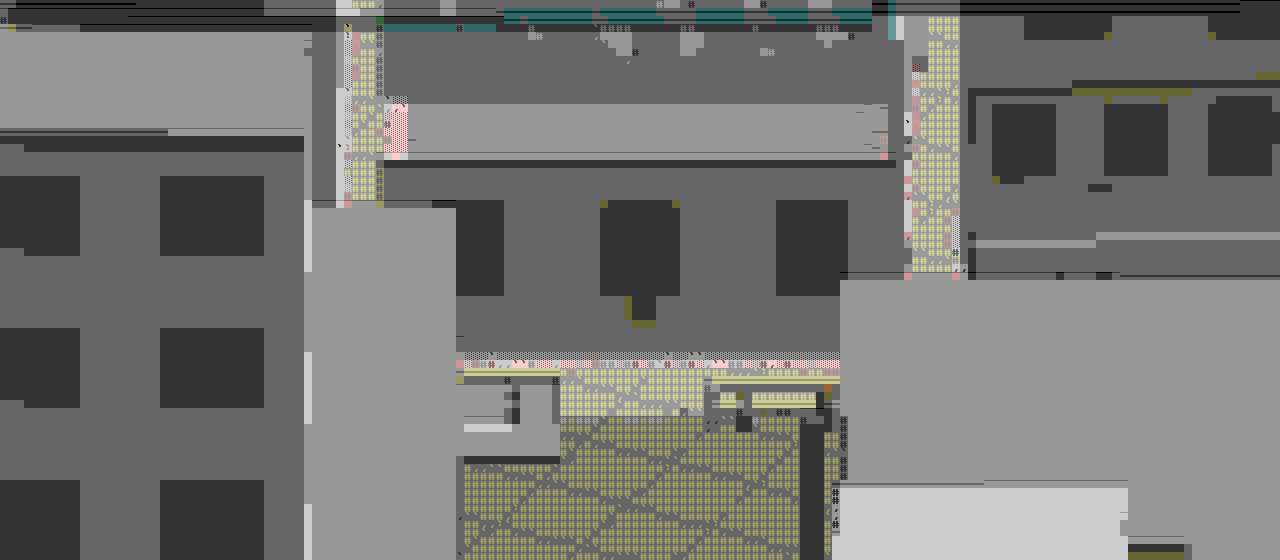
#> input picture numabe/artifacts/experiments/fl4876_manual_world/facade_capture_checks/base_a_s4_up.png, 5120 x 2240 px (shown at 1/4 size)
$ python sample.py facade_capture_checks/base_a_s4_up.png
#> lines starting #> are read from the running program, lines starting #| are printed output that depends on the picture
"""sample.py IMAGE x,y[,r] ... -- measuring tool only: mean RGB of a (2r+1)^2 pixel patch at each
point the person chose (coordinates in the 1024x512 panorama). Prints one line per point."""
import sys
from PIL import Image
im = Image.open(sys.argv[1]).convert("RGB").resize((1024, 512))
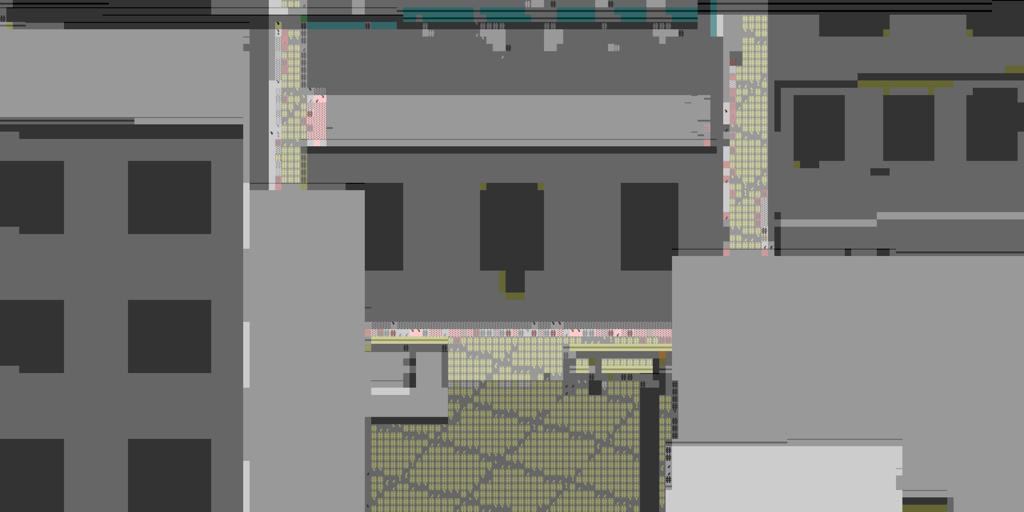
#> im: PIL image 1024x512 RGB; mean R, G, B 117.6, 117.7, 115.3
px = im.load()
for arg in sys.argv[2:]:
    v = [int(t) for t in arg.split(",")]
    x, y, r = v[0], v[1], (v[2] if len(v) > 2 else 3)
    acc = [0, 0, 0]; n = 0
    for yy in range(max(0, y - r), min(511, y + r) + 1):
        for xx in range(max(0, x - r), min(1023, x + r) + 1):
            c = px[xx, yy]; acc = [a + b for a, b in zip(acc, c)]; n += 1
    print("%4d,%-4d rgb %3d %3d %3d" % (x, y, *(round(a / n) for a in acc)))

$ run again, on numabe/artifacts/experiments/fl4876_manual_world/facade_capture_checks/lawson_crop.png
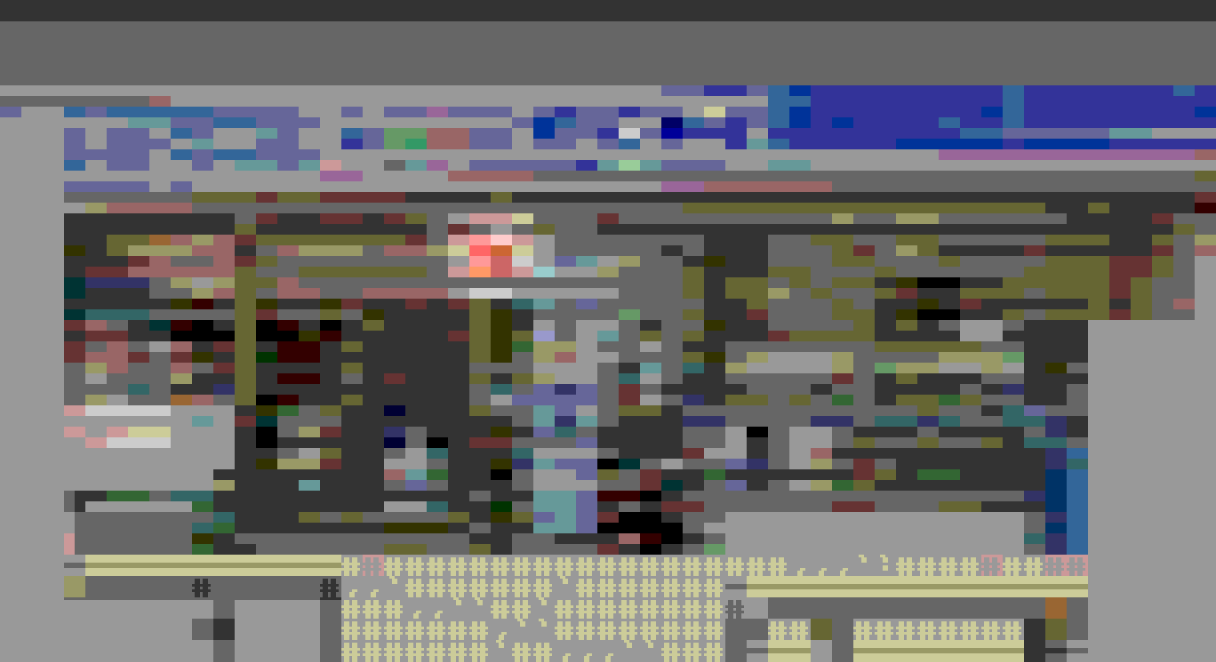
#> input picture numabe/artifacts/experiments/fl4876_manual_world/facade_capture_checks/lawson_crop.png, 3648 x 1984 px (shown at 1/3 size)
#> `im = Image.open(sys.argv[1]).convert("RGB").resize((1024, 512))`:
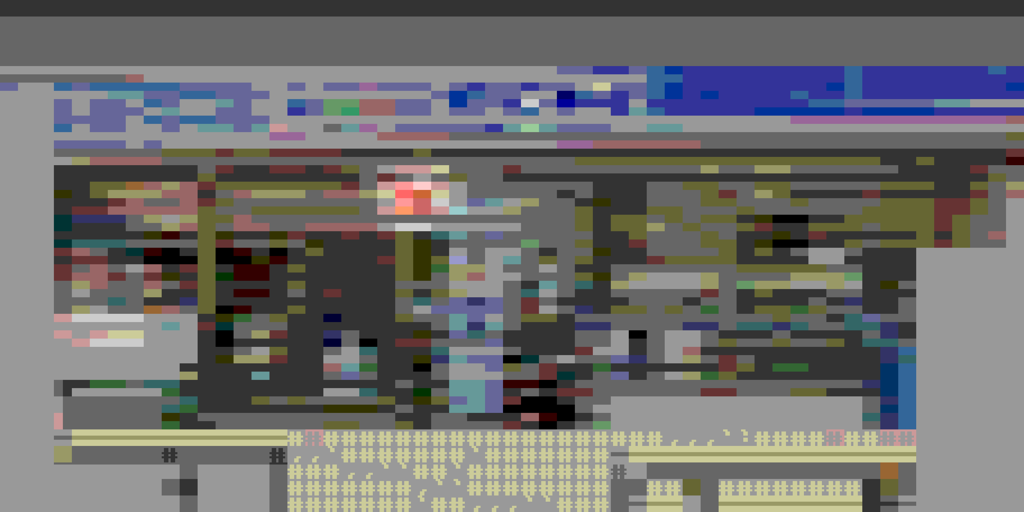
#> im: PIL image 1024x512 RGB; mean R, G, B 109.3, 108.8, 108.3
